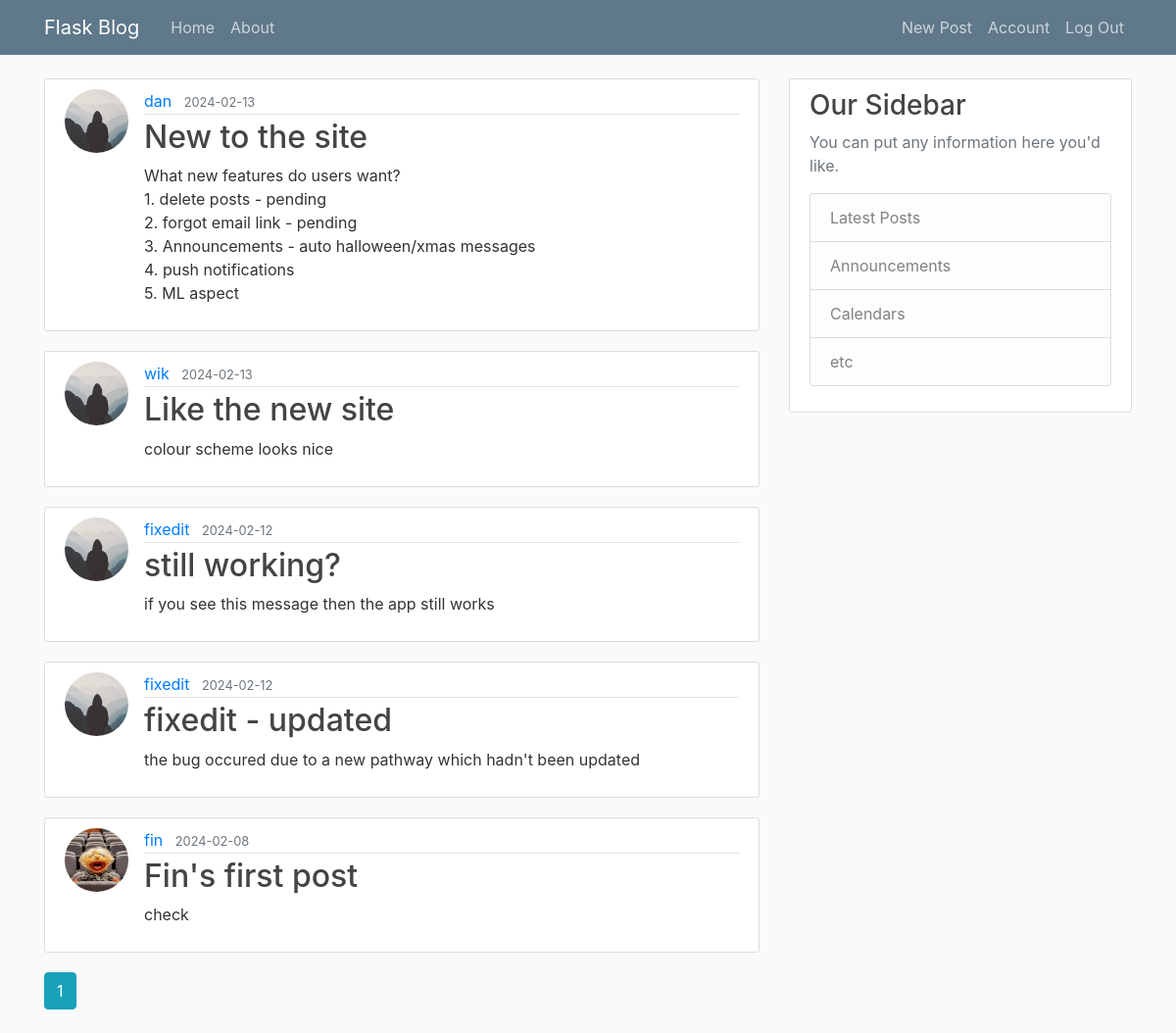
The app's page /home (signed in) with its own data.
### coreyblog/models.py (models this page shows, shortened)
class Post(db.Model):
    id = db.Column(db.Integer, primary_key=True)
    title = db.Column(db.String(100), nullable=False)
    date_posted = db.Column(db.DateTime, nullable=False, default=datetime.utcnow)
    content = db.Column(db.Text, nullable=False)
    user_id = db.Column(db.Integer, db.ForeignKey('user.id'), nullable=False)

class User(db.Model, UserMixin):
    id = db.Column(db.Integer, primary_key=True)
    username = db.Column(db.String(20), unique=True, nullable=False)
    email = db.Column(db.String(120), unique=True, nullable=False)
    image_file = db.Column(db.String(20), nullable=False, default='default.jpg')
    password = db.Column(db.String(60), nullable=False)
    posts = db.relationship('Post', backref='author', lazy=True)

### coreyblog/main/routes.py (the view)
@main.route("/")
@main.route("/home")
def home():
    page = request.args.get('page', 1, type=int)
    posts = Post.query.order_by(Post.date_posted.desc()).paginate(page=page, per_page=5)
    return render_template('home.html', posts=posts)

### coreyblog/models.py (called while the page is built)
@login_manager.user_loader
def load_user(user_id):
    return User.query.get(int(user_id))

### coreyblog/templates/home.html
{% extends "layout.html" %}
{% block content %}
        {% for post in posts.items %}
            <article class="media content-section">
                <img class="rounded-circle article-img" src="{{ url_for('static', filename=post.author.image_file )}}">
                <div class="media-body">
                    <div class="article-metadata">
                        <a class="mr-2" href="{{ url_for('users.user_posts', username=post.author.username) }}">{{ post.author.username }}</a>
                        <small class="text-muted">{{ post.date_posted.strftime('%Y-%m-%d') }}</small>
                    </div>
                    <h2><a class="article-title" href="{{ url_for('posts.post', post_id=post.id) }}">{{ post.title }}</a></h2>
                    <p class="article-content">{{ post.content }}</p>
                </div>
            </article>
        {% endfor %}
        {% for page_num in posts.iter_pages(left_edge=1, right_edge=1, left_current=1, right_current=2) %}
            {% if page_num %}
                {% if posts.page == page_num %}
                <a class="btn btn-info mb-4" href="{{ url_for('main.home', page=page_num) }}">{{ page_num }}</a>
                {% else %}
                <a class="btn btn-outline-info mb-4" href="{{ url_for('main.home', page=page_num) }}">{{ page_num }}</a>
                {% endif %}
            {% else %}
                ...
            {% endif %}
        {% endfor %}
{% endblock content %}

### coreyblog/static/main.css (style rules this page uses)
body { background: #fafafa; color: #333333; margin-top: 5rem; }
h1, h2, h3, h4, h5, h6 { color: #444444; }
.content-section { background: #ffffff; padding: 10px 20px; border: 1px solid #dddddd; border-radius: 3px; margin-bottom: 20px; }
.article-title { color: #444444; }
.article-content { white-space: pre-line; }
.article-img { height: 65px; width: 65px; margin-right: 16px; }
.article-metadata { padding-bottom: 1px; margin-bottom: 4px; border-bottom: 1px solid #e3e3e3 }

### records on screen
Post: image_file (placeholder picture), author.username "dan", date_posted "2024-02-13", title "New to the site", content "What new features do users want? 1. delete posts - pending 2. forgot email link - pending 3. Announcements - auto halloween/xmas messages 4. push notifications 5. ML aspect"
Post: image_file (placeholder picture), author.username "wik", date_posted "2024-02-13", title "Like the new site", content "colour scheme looks nice"
Post: image_file (picture), author.username "fixedit", date_posted "2024-02-12", title "still working?", content "if you see this message then the app still works"
Post: image_file (picture), author.username "fixedit", date_posted "2024-02-12", title "fixedit - updated", content "the bug occured due to a new pathway which hadn't been updated"
Post: image_file (picture), author.username "fin", date_posted "2024-02-08", title "Fin's first post", content "check"

### other values on screen
{{ page_num }} "1"
